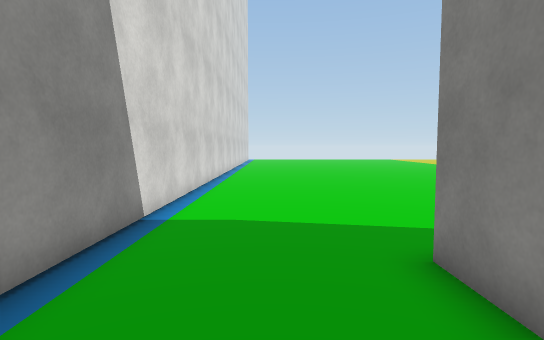
view 1 (above)

20 first-person views from a walk through a 3-D level made in the Unity game engine. The camera is 1.5 m above the floor, tilts 4° down and sees 80° across. The floor is counted in squares, 1 m on a side. Each view is taken from the middle of a square. On the plan, view 1 faces up. The plan holds only what a view shows up to about 15 squares ahead; the rest is blank. The place goes on beyond the plan. The player is left out. Some animated figures are left out. Some surface patterns are stand-ins.

view 2
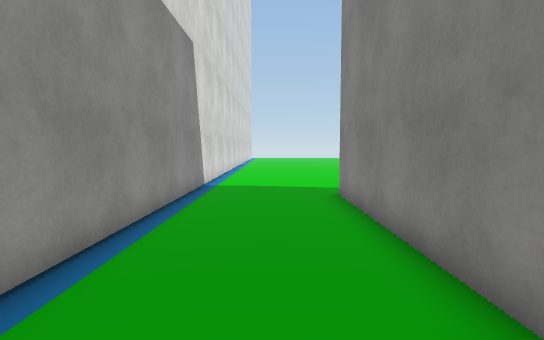

view 3
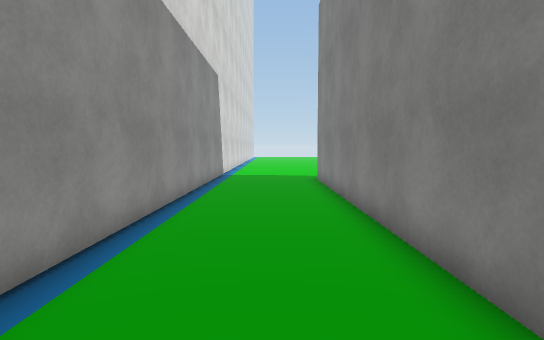

view 4
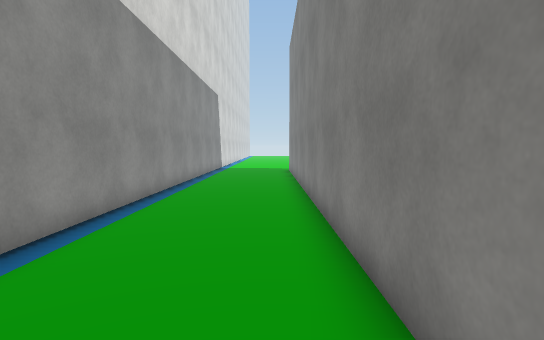

view 5
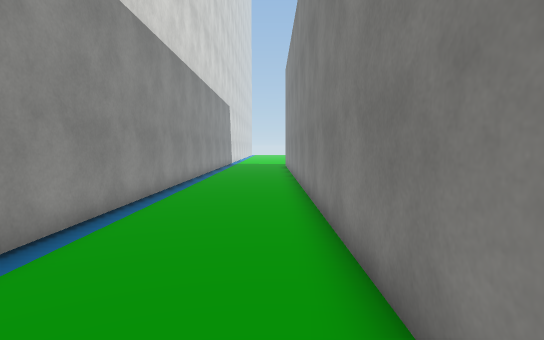

view 6
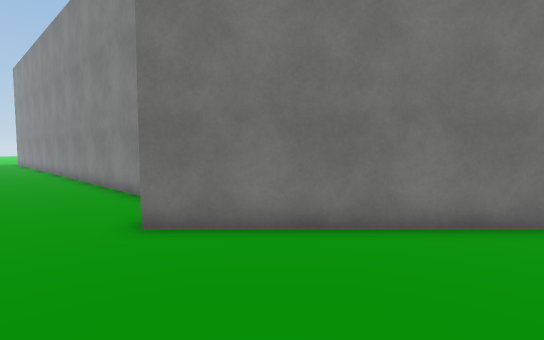

view 7
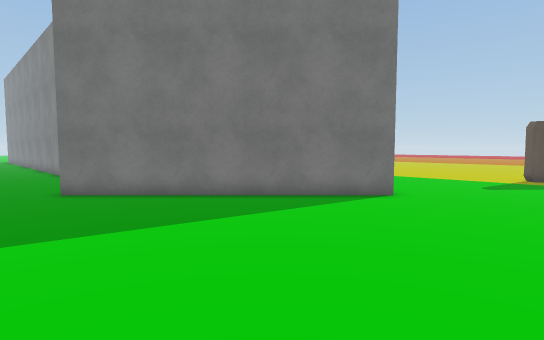

view 8
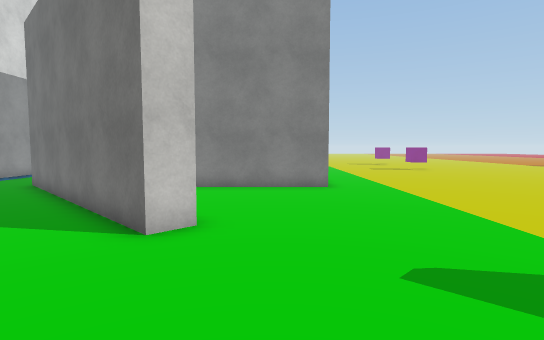

view 9
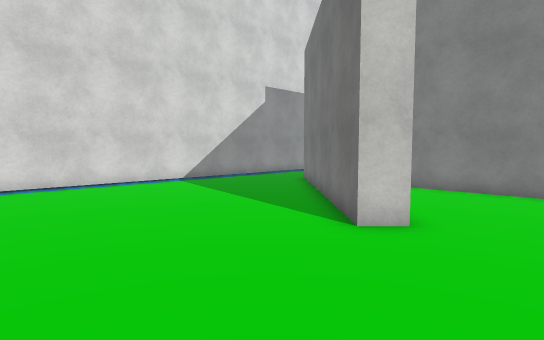

view 10
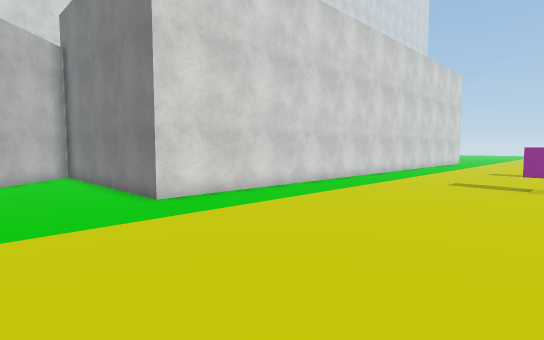

view 11
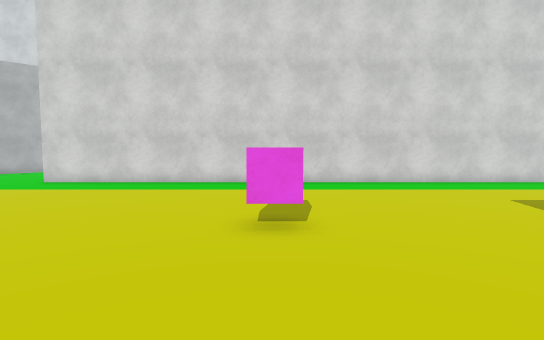

view 12
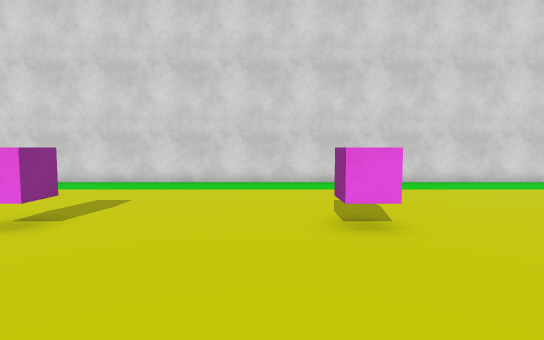

view 13
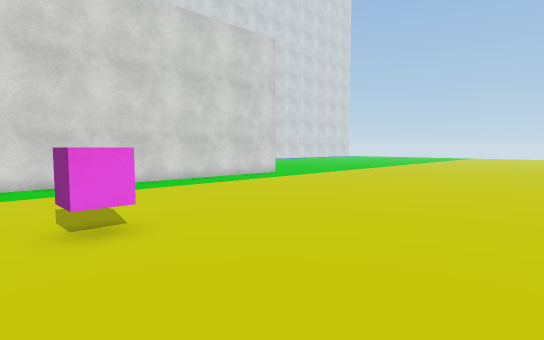

view 14
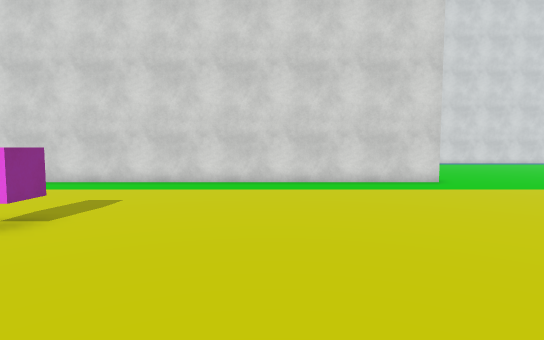

view 15
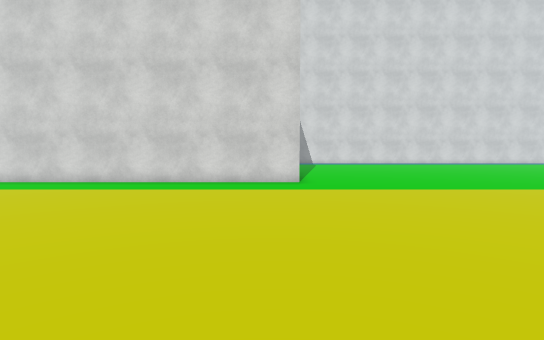

view 16
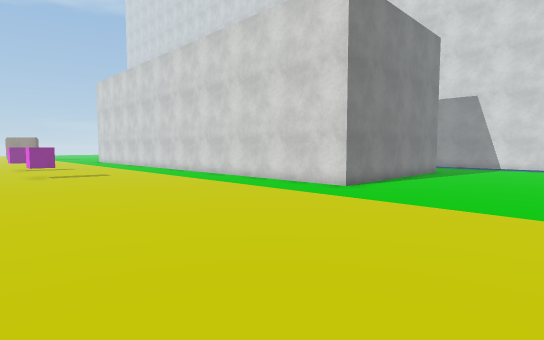

view 17
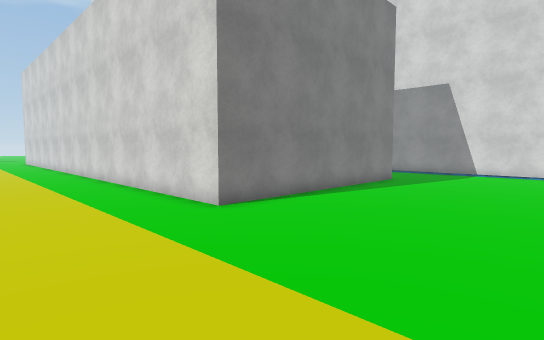

view 18
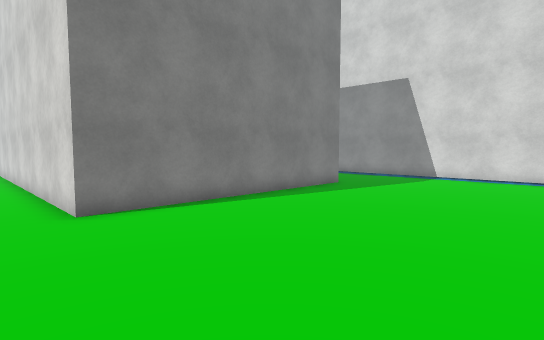

view 19
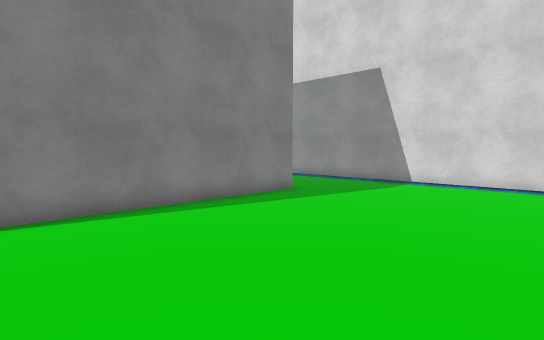

view 20
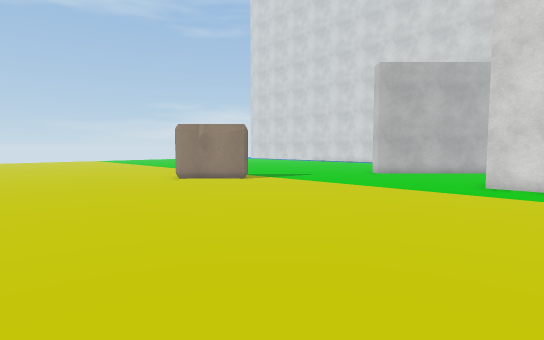

### Floor plan
Points are (right, up) in squares from view 1. A wall is a line through its corners. A room is listed if a view was taken in it or the views show most of it. See-through windows are left out.
Room 1 (views 1, 2, 3, 4, 5, 6, 7, 8, 9, 10, 11, 12, 13, 14, 15, 16, 17, 18, 19, 20)
walls: (2.1, -21.8) (2.1, 4.2) (12.1, 4.2) (12.1, -24.8) (3.9, -24.8); (3.2, -25.5) (5.4, -27.7); (8.6, -30.8) (7.8, -31.6) (0.4, -24.1); (15.6, -34.1) (15.9, -33.8); (-2.6, -29.2) (-2.6, -35.9); (-2.6, 12.5) (-2.6, -18.8)
objects: other object (20, -15); other object (20, -8)

Positions as (right, up) in squares from view 1, and headings:
1: (0, 0), facing up
2: (0, -6), facing up
3: (0, -11), facing up
4: (1, -17), facing up
5: (1, -23), facing up
6: (-2, -30), facing up-right
7: (-2, -36), facing up-right
8: (10, -37), facing up
9: (11, -37), facing up-left
10: (21, -29), facing up-left
11: (26, -15), facing left
12: (26, -10), facing left
13: (26, -10), facing up-left
14: (26, -3), facing left
15: (26, 3), facing left
16: (23, 11), facing down-left
17: (17, 11), facing down-left
18: (14, 12), facing down-left
19: (11, 12), facing down-left
20: (26, -22), facing down-left
